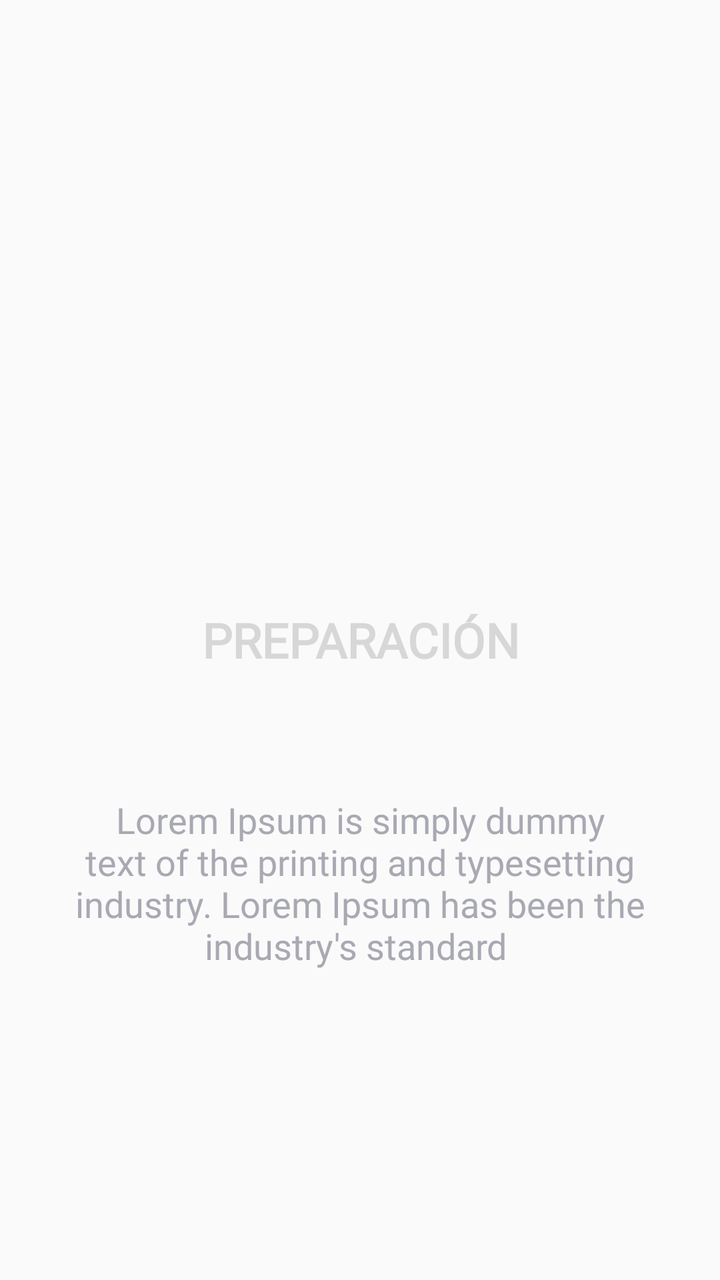
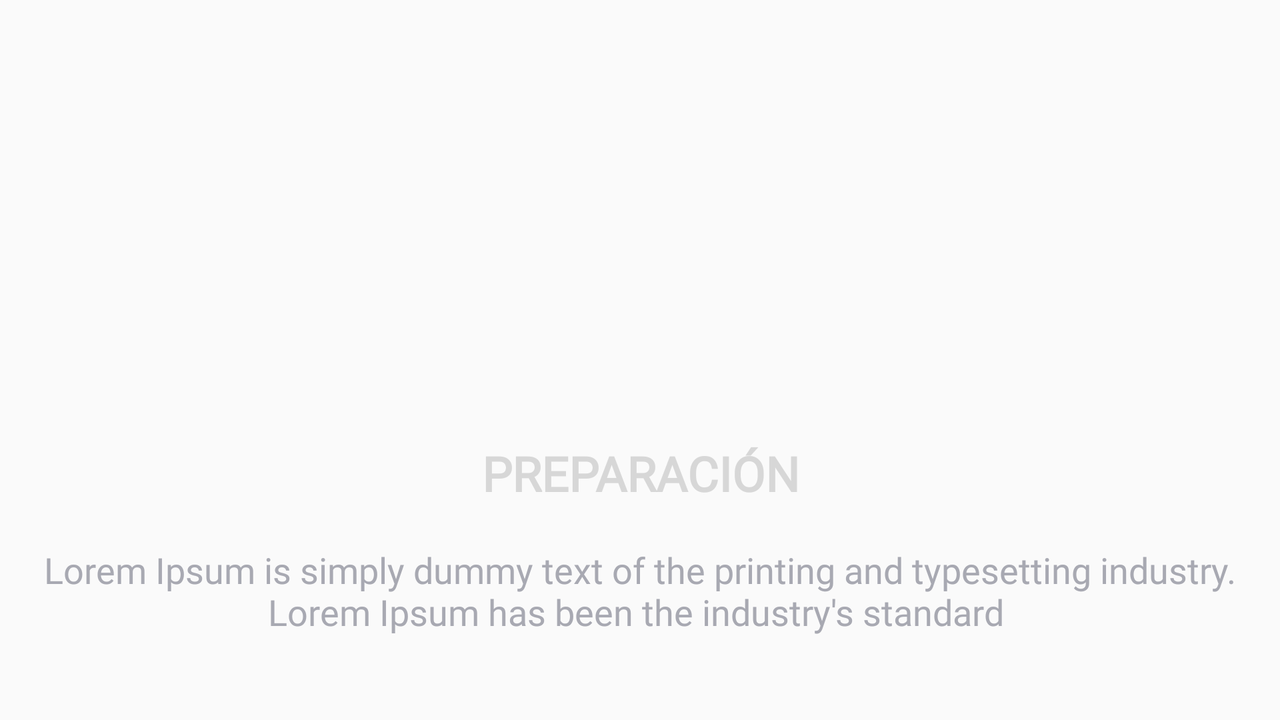

An Android layout and its configuration variant, each rendered on a device that would load it. The default file and the variant file are quoted in full after the pictures.
<!-- AndroidManifest.xml: application theme AppTheme -->
<!-- res/layout/slide_layout.xml -->
<?xml version="1.0" encoding="utf-8"?>
<RelativeLayout
    xmlns:android="http://schemas.android.com/apk/res/android"
    xmlns:app="http://schemas.android.com/apk/res-auto"
    android:layout_width="match_parent"
    android:layout_height="match_parent">

    <ImageView
        android:id="@+id/slide_image"
        android:layout_width="191dp"
        android:layout_height="185dp"
        android:layout_alignParentTop="true"
        android:layout_centerHorizontal="true"
        android:layout_marginTop="112dp"
        app:srcCompat="@drawable/eat_icon" />

    <TextView
        android:id="@+id/slide_title"
        android:layout_width="wrap_content"
        android:layout_height="wrap_content"
        android:layout_centerInParent="true"
        android:fontFamily="@font/aclonica"
        android:text="PREPARACIÓN"
        android:textAlignment="center"
        android:textAllCaps="true"
        android:textColor="@color/colorTransparenteBlanco"
        android:textSize="24sp"
        android:textStyle="bold" />

    <TextView
        android:id="@+id/slide_desc"
        android:layout_width="wrap_content"
        android:layout_height="wrap_content"
        android:layout_alignParentBottom="true"
        android:layout_alignParentStart="true"
        android:layout_marginBottom="120dp"
        android:fontFamily="@font/corben"
        android:padding="35dp"
        android:text="Lorem Ipsum is simply dummy text of the printing and typesetting industry. Lorem Ipsum has been the industry's standard "
        android:textAlignment="center"
        android:textColor="@color/colorTransparenteGris"
        android:textSize="18sp" />
</RelativeLayout>
<!-- resources referenced by this layout -->
<resources>
  <color name="colorTransparenteBlanco">#c4cccccc</color>
  <color name="colorTransparenteGris">#A8A9B2</color>
  <style name="AppTheme" parent="Theme.AppCompat.Light.DarkActionBar">
          
          <item name="colorPrimary">@color/colorPrimary</item>
          <item name="colorPrimaryDark">@color/colorPrimaryDark</item>
          <item name="colorAccent">@color/colorAccent</item>
      </style>
  <color name="colorPrimary">#530909</color>
  <color name="colorPrimaryDark">#1c355c</color>
  <color name="colorAccent">#1c355c</color>
</resources>
<!-- res/layout-land/slide_layout.xml (the repository's variant of the layout above) -->
<!-- drawn on the phone turned sideways -->
<?xml version="1.0" encoding="utf-8"?>
<RelativeLayout
    xmlns:android="http://schemas.android.com/apk/res/android"
    xmlns:app="http://schemas.android.com/apk/res-auto"
    android:layout_width="match_parent"
    android:layout_height="match_parent">

    <ImageView
        android:id="@+id/slide_image"
        android:layout_width="136dp"
        android:layout_height="129dp"
        android:layout_alignParentTop="true"
        android:layout_centerHorizontal="true"
        android:layout_marginTop="18dp"
        app:srcCompat="@drawable/eat_icon" />

    <TextView
        android:id="@+id/slide_title"
        android:layout_width="wrap_content"
        android:layout_height="wrap_content"
        android:layout_above="@+id/slide_desc"
        android:layout_centerHorizontal="true"
        android:fontFamily="@font/aclonica"
        android:text="PREPARACIÓN"
        android:textAlignment="center"
        android:textAllCaps="true"
        android:textColor="@color/colorTransparenteBlanco"
        android:textSize="24sp"
        android:textStyle="bold" />

    <TextView
        android:id="@+id/slide_desc"
        android:layout_width="wrap_content"
        android:layout_height="wrap_content"
        android:layout_alignParentBottom="true"
        android:layout_alignParentStart="true"
        android:layout_marginBottom="22dp"
        android:fontFamily="@font/corben"
        android:padding="20dp"
        android:text="Lorem Ipsum is simply dummy text of the printing and typesetting industry. Lorem Ipsum has been the industry's standard "
        android:textAlignment="center"
        android:textColor="@color/colorTransparenteGris"
        android:textSize="18sp" />
</RelativeLayout>
